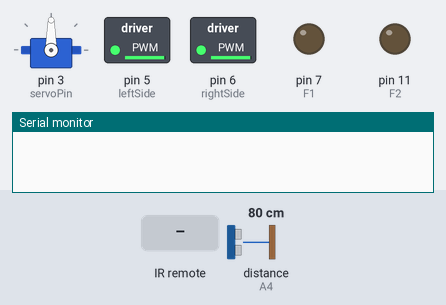
Recording of a sketch running on a simulated Arduino Uno, built with avr-gcc and run on an emulated ATmega328P. Parts: servo, switched loads named in the sketch (green lamp = pin HIGH), output pins drawn as LEDs (lit = HIGH), the last lines printed to the serial monitor. The inputs (shaded band) are chosen by the test bench; at power-on: distance to the obstacle (sensor on A4) 80 cm. The echo pulse lasts 58.3 µs per cm; pins used as bus, display or sensor lines are not drawn.

Above: at 1.2 s.
1.3 s: infrared code 0x46 received
At 1.42 s:
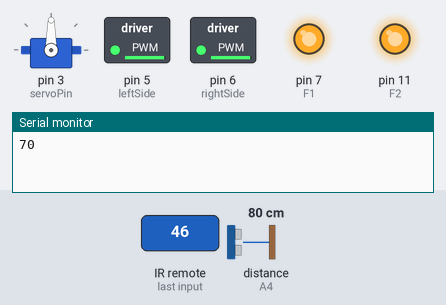
3.0 s: infrared code 0x44 received
At 3.12 s:
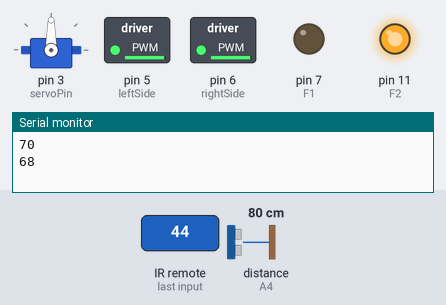
4.7 s: infrared code 0x43 received
At 4.82 s:
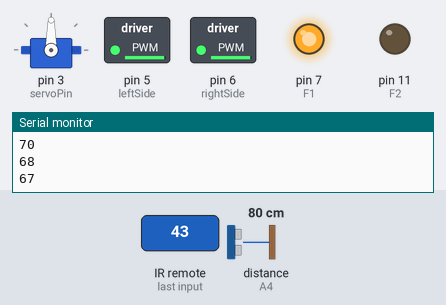
6.4 s: infrared code 0x16 received
At 7.6 s:
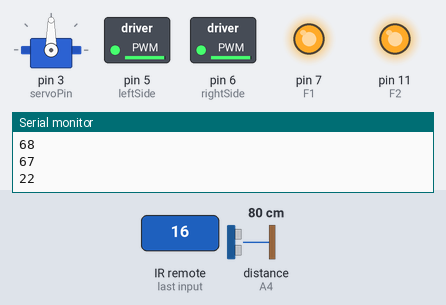
7.9 s: infrared code 0x40 received
At 8.5 s:
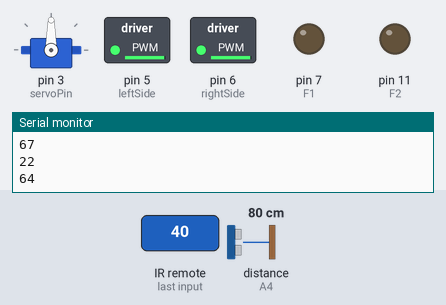
Timing chart, 0 to 10.4 s (numbered marks = the images above; inputs shaded):
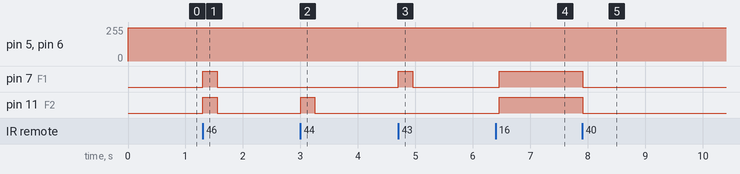

The sketch:

autonomous_car.ino
```cpp
#include <IRremote.h>
#include <Servo.h>
#include <stdio.h>


/*ultrasonic sensor*/
#define recvPin 12
#define echoPin A4
#define trigPin A5
long duration, inches, standardDistance, results;

/*motor controls*/
#define leftSide 5
#define rightSide 6
#define F1 7
#define R1 8
#define R2 9
#define F2 11
int maxSpeed = 250;

/*various movement modes of the car */
enum moveModes {
  forward,
  backward,
  left,
  right,
  halt,
  AIleft,
  AIright,
  AIspin,
} moveMode = halt;

/*Servo Motor */
Servo servo;
#define servoPin 3

long IRTimeMillis, AITimeMillis;
bool AIMode = false;

void setup() {
  Serial.begin(9600);
  /*Setup Motor Control */
  pinMode(F1, OUTPUT);
  pinMode(F2, OUTPUT);
  pinMode (R1, OUTPUT);
  pinMode (R2, OUTPUT);
  pinMode(leftSide, OUTPUT);
  pinMode(rightSide, OUTPUT);
  /*Setup IR Control*/
  IrReceiver.begin(recvPin, ENABLE_LED_FEEDBACK, USE_DEFAULT_FEEDBACK_LED_PIN);
  /*Setup Ultrasonic Sensor*/
  pinMode(trigPin, OUTPUT);
  pinMode(echoPin, INPUT);
  /*Setup Servo Motor*/
  servo.attach(servoPin);
  servo.write(90);

}

void loop() {
  checkIR();
  if (AIMode == true) checkAI();
  moveCar();
}

long getRange() {
  for (int i = 0; i < 10; i++) {
    digitalWrite(trigPin, LOW);
    delayMicroseconds(5);
    digitalWrite(trigPin, HIGH);
    delayMicroseconds(5);
    digitalWrite(trigPin, LOW);
    duration = pulseIn(echoPin, HIGH);
    inches = (duration/2) /74;
    results = results + inches;
  }
  results = results / 10;
  return results;
}


void checkAI() {
  long detection = getRange();
  if (detection < 12) {
    moveMode = halt;
    moveCar();

    /*checks left range*/
    servo.attach(3);
    servo.write(180);
    delay(500);
    long leftDetection = getRange();

    /*checks right range*/
    servo.attach(3);
    servo.write(0);
    delay(500);
    servo.detach();
    long rightDetection = getRange();

    /*reset servo to normal angle*/
    servo.attach(3);
    servo.write(90);
    delay(500);
    servo.detach();

    if (leftDetection > 12 && rightDetection > 12) {
      if (leftDetection > rightDetection) {
        turnLeft();
      }
      else {
        turnRight();
      }
    }
    else if (leftDetection > 12) {
      turnLeft();
    }
    else if (rightDetection > 12) {
      turnRight();
    }
    else {
      spin();
    }
  }
  moveMode = forward;
}


void turnLeft() {
  long start = millis();
  moveLeft();
  while(true) {
    if (millis() - start > 300) {
      analogWrite(leftSide, 0);
      analogWrite(rightSide, 0);
      break;
    }
  }
}

void turnRight() {
  long start = millis();
  moveRight();
  while (true) {
    if (millis() - start > 300) {
      analogWrite(leftSide, 0);
      analogWrite(rightSide, 0);
      break;
    }
  }
}

void spin() {
  long start = millis();
  moveRight();
  while (true) {
    if (millis() - start > 600) {
      analogWrite(leftSide, 0);
      analogWrite(rightSide, 0);
      break;
    }
  }
}

void moveCar() {
  switch (moveMode) {
    case forward:
      moveForward();
      break;
    case backward:
      moveBackward();
      break;
    case left:
      moveLeft();
      break;
    case right:
      moveRight();
      break;
    case halt:
      moveHalt();
      break;
  }
  if (millis() - IRTimeMillis > 250) {
    moveMode = halt;
    IRTimeMillis = millis();
  }
}

void checkIR() {
  if (IrReceiver.decode()) {
    int IRValue = IrReceiver.decodedIRData.command;
    IRTimeMillis = millis();
    Serial.println(IRValue);
    switch(IRValue) {
      case 64:
        moveMode = halt;
        AIMode = false;
        break;
      case 70:
        moveMode = forward;
        AIMode = false;
        break;
      case 21:
        moveMode = backward;
        AIMode = false;
        break;
      case 68:
        moveMode = left;
        AIMode = false;
        break;
      case 67:
        moveMode = right;
        AIMode = false;
        break;
      case 22:
        AIMode = true;
        break;
    }
    IrReceiver.resume();
  }
}

/*Code below manages the movement of the car*/

/*moves car forward*/
void moveForward() {
  analogWrite(leftSide, maxSpeed);
  analogWrite(rightSide, maxSpeed);
  digitalWrite(F1, HIGH);
  digitalWrite(F2, HIGH);
  digitalWrite(R1, LOW);
  digitalWrite(R2, LOW);
}

/*moves car backward*/
void moveBackward() {
  analogWrite(leftSide, maxSpeed);
  analogWrite(rightSide, maxSpeed);
  digitalWrite(F1, LOW);
  digitalWrite(F2, LOW);
  digitalWrite(R1, HIGH);
  digitalWrite(R2, HIGH);
}

/*moves car left*/
void moveLeft() {
  analogWrite(leftSide, maxSpeed);
  analogWrite(rightSide, maxSpeed);
  digitalWrite(F1, LOW);
  digitalWrite(F2, HIGH);
  digitalWrite(R1, HIGH);
  digitalWrite(R2, LOW);
}

/*moves car right*/
void moveRight() {
  analogWrite(leftSide, maxSpeed);
  analogWrite(rightSide, maxSpeed);
  digitalWrite(F1, HIGH);
  digitalWrite(F2, LOW);
  digitalWrite(R1, LOW);
  digitalWrite(R2, HIGH);
}

void moveHalt() {
  analogWrite(leftSide, maxSpeed);
  analogWrite(rightSide, maxSpeed);
  digitalWrite(F1, LOW);
  digitalWrite(F2, LOW);
  digitalWrite(R1, LOW);
  digitalWrite(R2, LOW);
}
```

Measured:
- after the input at 1.3 s, pin 7 (F1), pin 11 (F2): LOW → HIGH at once, → LOW 0.25 s later
- after the input at 3.0 s, pin 11 (F2): LOW → HIGH at once, → LOW 0.25 s later
- after the input at 4.7 s, pin 7 (F1): LOW → HIGH at once, → LOW 0.25 s later
- after the input at 6.4 s, pin 7 (F1), pin 11 (F2): LOW → HIGH after 0.05 s
- after the input at 7.9 s, pin 7 (F1), pin 11 (F2): HIGH → LOW at once
